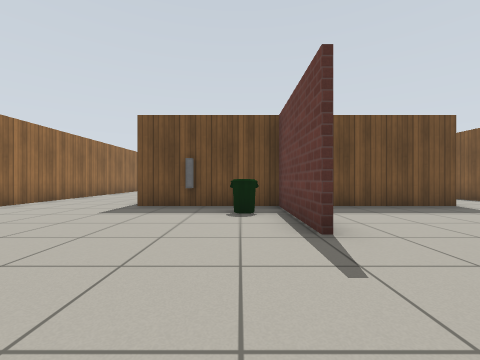
view 1 (above)

20 first-person views from a walk through a world built for the Gazebo simulator. The camera is 0.72 m above the floor, looks level and sees 90° across. The floor is counted in squares, 1 m on a side. Each view is taken from the middle of a square. On the plan, view 1 faces up. The plan holds only what a view shows up to about 9 squares ahead; the rest is blank. Gazebo's built-in surfaces are drawn with simple patterns.

view 2
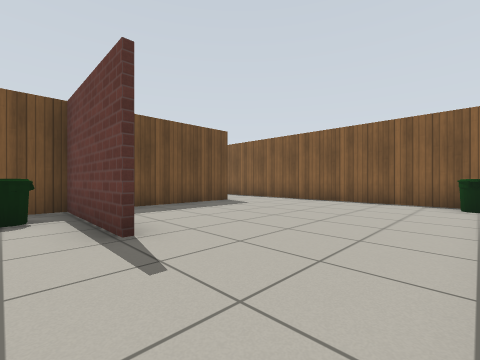

view 3
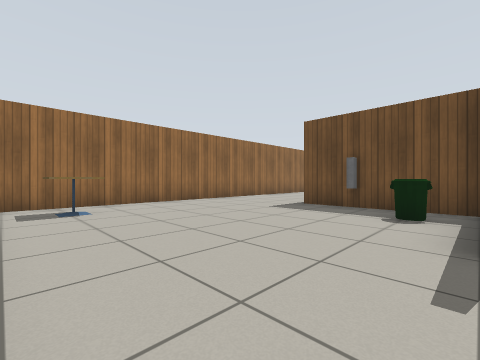

view 4
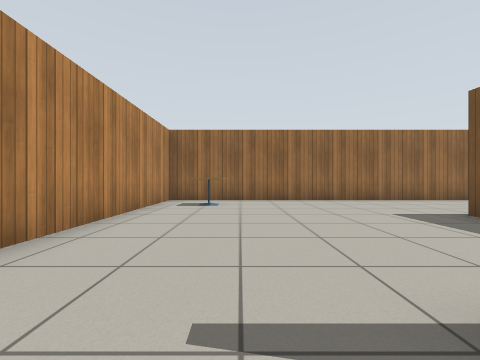

view 5
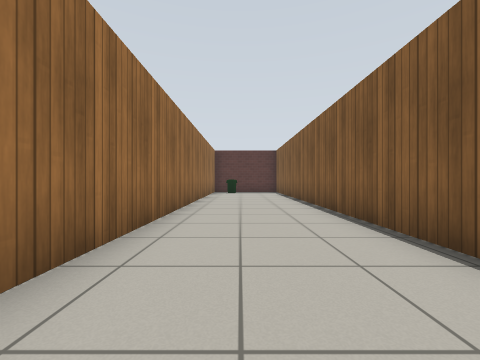

view 6
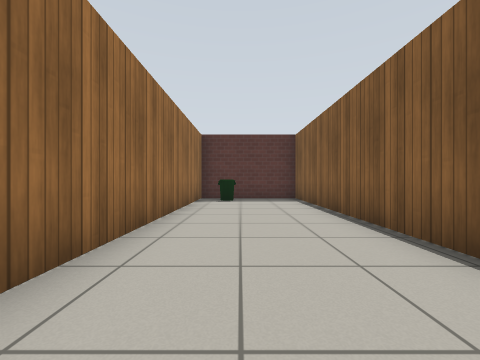

view 7
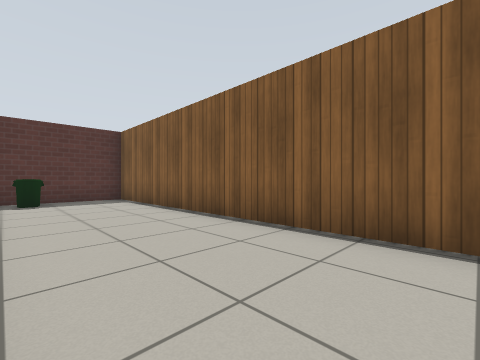

view 8
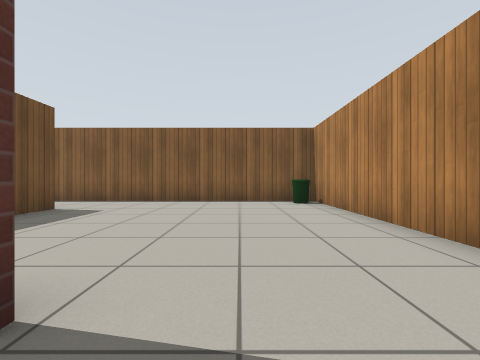

view 9
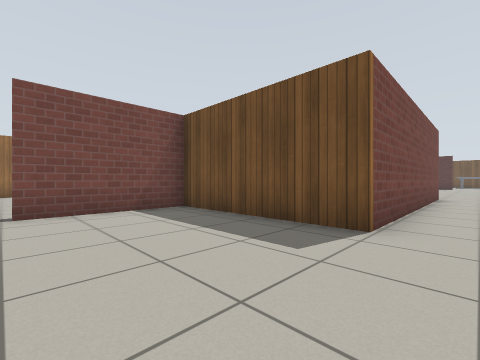

view 10
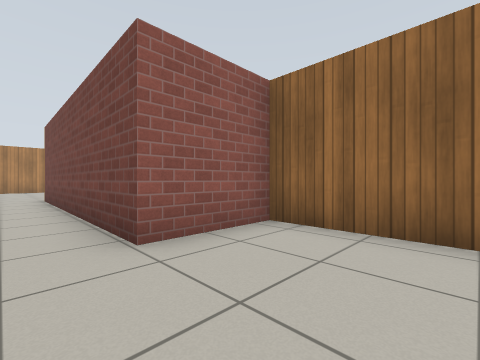

view 11
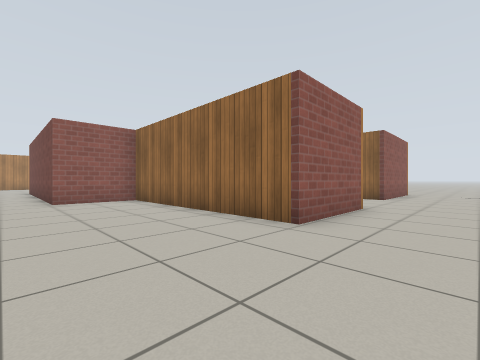

view 12
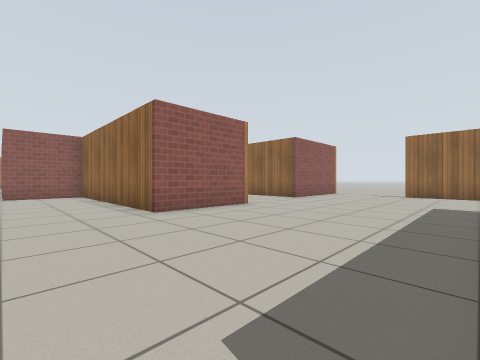

view 13
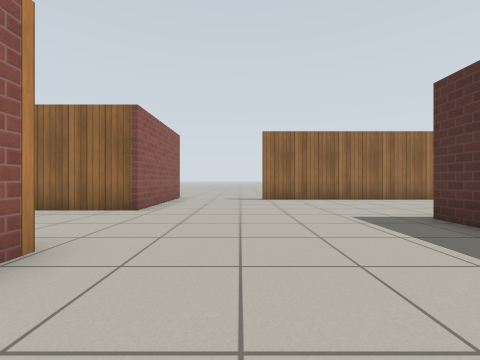

view 14
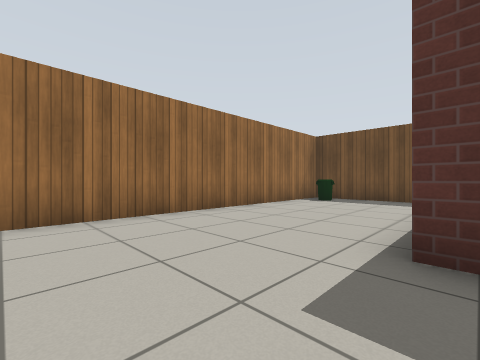

view 15
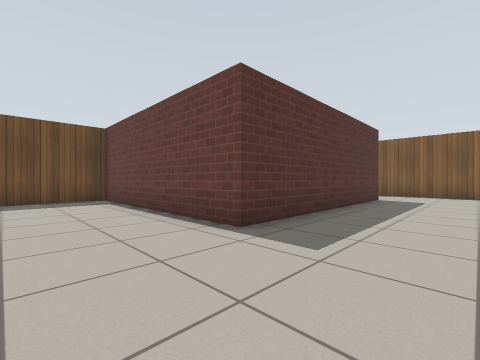

view 16
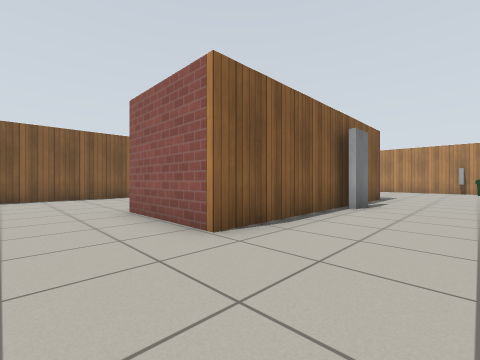

view 17
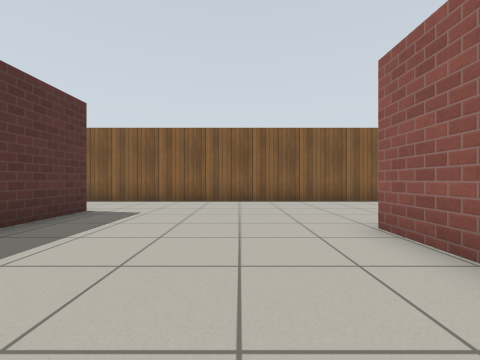

view 18
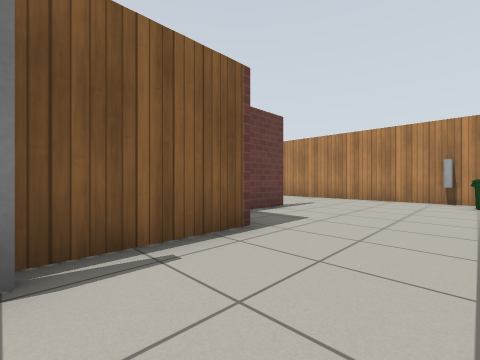

view 19
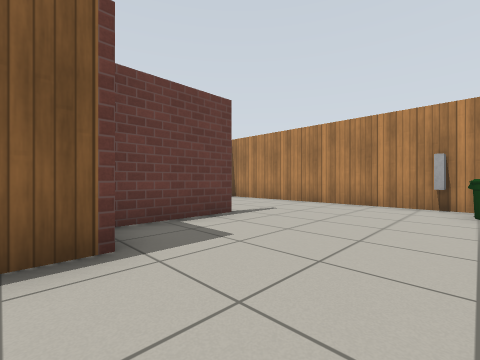

view 20
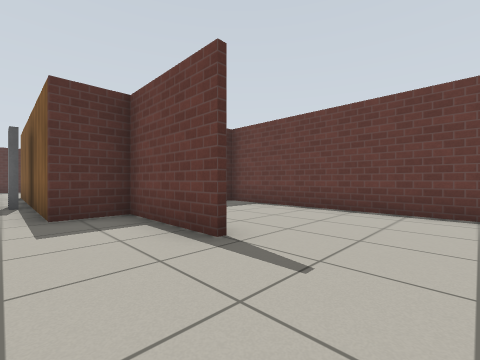

### Floor plan
Points are (right, up) in squares from view 1. A wall is a line through its corners. A room is listed if a view was taken in it or the views show most of it. See-through windows are left out.
Room 1 (views 1, 2, 3, 4, 5, 6, 7, 8, 9)
walls: (-2, 6.7) (-0.5, 6.7); (1.2, 6.6) (1.2, 3.1); (-2.8, 8.1) (-2.8, 20.4) (-6, 20.4); (1.1, 3.1) (1.1, 6.6); (2.5, -0.5) (7.4, -0.5); (8.2, 0.4) (8.2, 9); (5.9, 14.3) (5.9, 6.6) (-2.9, 6.6); (-6.5, 20) (-6.5, -0.5) (-0.5, -0.5)
ways out: opening at (7, 14) to room 2
objects: bin (-6, 19) to (-5, 20); cafe table (-5, 1); window (-1, 7); bin (0, 5); bin (7, 0) to (8, 0)
Room 2 (views 10, 11, 12, 13, 14, 15, 16, 17, 18, 19, 20)
walls: (-6, 20.6) (-2.7, 20.6) (-2.7, 18.1); (5.6, 26.6) (-1.4, 26.6) (-1.4, 33.2) (-4.6, 33.2); (8.2, 18.2) (8.2, 28.2); (-5.8, 32) (-5.8, 23.7); (1.9, 10.2) (1.9, 13.2) (0.6, 13.2) (0.6, 20.9) (3.6, 20.9) (3.6, 14.3) (5.9, 14.3); (5.8, 8) (5.8, 14.2); (-0.5, 6.7) (3.5, 6.7)
ways out: opening at (7, 14) to room 1; opening at (6.5, 27)
objects: bin (-5, 32); bin (-2, 8); door leaf (0, 16)

Where each view was taken, in squares from view 1:
view 1: 0 up, 0 right, facing up
view 2: 0 up, 0 right, facing up-right
view 3: 0 up, 1 right, facing up-left
view 4: 2 up, 2 right, facing left
view 5: 6 up, 5 left, facing up
view 6: 11 up, 5 left, facing up
view 7: 11 up, 6 left, facing up-right
view 8: 2 up, 0 right, facing right
view 9: 3 up, 7 right, facing up-left
view 10: 17 up, 7 right, facing down-left
view 11: 23 up, 7 right, facing down-left
view 12: 26 up, 6 right, facing down-left
view 13: 23 up, 3 right, facing left
view 14: 24 up, 1 left, facing up-left
view 15: 24 up, 4 left, facing up-right
view 16: 23 up, 2 left, facing down-right
view 17: 23 up, 0 right, facing right
view 18: 16 up, 2 left, facing down-right
view 19: 14 up, 2 left, facing down-right
view 20: 8 up, 0 right, facing up-right
